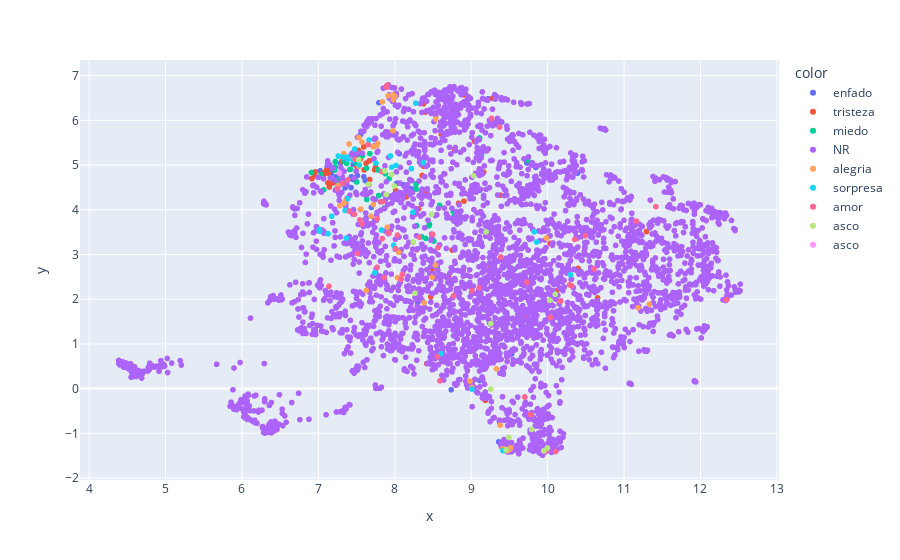

The notebook cell saved with this chart:
### Code cell
fig = px.scatter(x=reduced[:, 0], y=reduced[:, 1], hover_name=nr_names, color=df['macro'])#clustering.labels_)
fig.show()

### Figure 1 — Plotly figure (JSON) as saved in the notebook; plotly's stock layout.template omitted (floating-point values rounded to 4 significant figures; data arrays with more than 128 entries replaced by an {"elided": "..."} marker saying what was removed)
{"data": [{"hovertemplate": "<b>%{hovertext}</b><br><br>color=enfado<br>x=%{x}<br>y=%{y}<extra></extra>", "hovertext": ["rabia", "impotencia", "frustración", "molestia", "enojo", "injusticia", "incomodidad", "inconformidad", "ira", "estres", "disgusto", "violencia", "furia", "indignacion", "odio", "insatisfacción", "destruccion", "desesperación", "represion", "orgullo", "sentimiento", "resentimiento", "conformidad", "abusos", "manipulation", "molesta", "irritabilidad", "obligaciones", "colera", "agresividad", "abuso", "coraje", "engano", "venganza", "enfado", "rebeldia", "impaciencia", "manipulacion", "injusticias", "molestias", "discordia", "frustraciones", "fastidio", "traicion", "burlas", "burla", "destruction", "prepotencia", "hostilidad", "rencor", "insatifacion", "estes", "agravio", "recelo", "presentimiento", "desperacion", "frustascion", "destrucciones", "insastifaccion", "disgustos", "desconsideracion", "insactifaccion", "resentimientos", "envidia"], "legendgroup": "enfado", "marker": {"color": "#636efa", "symbol": "circle"}, "mode": "markers", "name": "enfado", "showlegend": true, "type": "scattergl", "x": [7.166, 7.613, 7.482, 7.122, 7.347, 8.223, 7.114, 9.113, 7.141, 8.057, 7.462, 9.845, 7.231, 9.54, 7.497, 7.52, 10.06, 7.723, 9.388, 7.792, 7.199, 7.429, 10.26, 9.796, 9.112, 9.22, 6.825, 10.47, 8.466, 7.693, 9.726, 7.623, 8.808, 7.35, 7.357, 8.299, 7.553, 9.902, 8.173, 7.024, 7.433, 7.45, 7.288, 9.399, 8.023, 8.11, 8.994, 7.921, 7.51, 7.343, 9.431, 9.528, 8.271, 7.456, 7.21, 9.534, 8.738, 10.39, 9.466, 7.595, 9.481, 9.359, 7.468, 7.428], "xaxis": "x", "y": [4.807, 4.654, 5.196, 5.064, 5.079, 4.464, 4.959, 4.438, 4.863, 5.255, 5.028, 4.947, 4.739, -1.385, 4.627, 5.251, -1.313, 5.134, -1.259, 6.394, 4.631, 4.729, 2.596, 5.014, 0.1815, 6.482, 4.413, 3.448, 0.7003, 4.054, 5.046, 3.814, 1.296, 4.491, 5.127, 1.933, 5.687, -1.339, 4.506, 4.872, 4.739, 4.68, 5.042, 5.964, 4.59, 4.559, 0.06505, 4.292, 4.765, 4.652, -1.283, 0.7759, 4.473, 5.016, 4.618, -1.35, -0.026, 4.82, -1.203, 4.74, -1.289, -1.19, 4.688, 4.496], "yaxis": "y"}, {"hovertemplate": "<b>%{hovertext}</b><br><br>color=tristeza<br>x=%{x}<br>y=%{y}<extra></extra>", "hovertext": ["pena", "abandono", "tristeza", "desesperanza", "dolor", "necesidad", "desilusión", "culpa", "soledad", "malestar", "descontento", "desencanto", "lastima", "desmotivacion", "agobio", "indiferencia", "nostalgia", "desolación", "fracaso", "pesimismo", "amargura", "depresion", "sufrimiento", "desamparo", "desencantado", "resignación", "humillación", "decaimiento", "aislamiento", "incomprensión", "descontentos", "incapacidad", "estancamiento", "ausencia", "descontenta", "pesar", "infelicidad", "pensar", "capacidad", "diferencia", "vacio", "necesidades", "exclusion", "neutralidad", "consternación", "melancolía", "desconsuelo", "arrepentimiento", "desvalorización", "desde", "tristezas", "desaprobación", "independencia", "agonia", "decepciona", "desaliento", "desamparado", "menosprecio", "contrariedad", "desmotivavion", "desvaloracion", "culpas", "duelo", "desamor", "decepciones"], "legendgroup": "tristeza", "marker": {"color": "#EF553B", "symbol": "circle"}, "mode": "markers", "name": "tristeza", "showlegend": true, "type": "scattergl", "x": [9.381, 8.415, 7.104, 7.666, 6.914, 10.4, 7.519, 8.905, 6.95, 7.306, 7.547, 7.506, 9.276, 9.461, 7.129, 7.815, 7.185, 7.563, 8.358, 7.524, 6.961, 6.663, 7.076, 8.782, 8.61, 7.671, 8.373, 8.708, 8.75, 8.153, 8.403, 8.311, 9.162, 8.819, 8.377, 10.03, 7.288, 11.29, 10.12, 9.674, 8.709, 10.65, 9.184, 8.491, 7.593, 7.143, 7.112, 7.195, 8.287, 9.734, 7.067, 7.749, 8.47, 8.418, 8.907, 7.623, 9.041, 8.011, 7.736, 8.608, 9.607, 8.834, 9.237, 7.126, 7.599], "xaxis": "x", "y": [4.327, 4.416, 4.826, 5.096, 4.695, 2.688, 5.287, 4.193, 4.758, 5.083, 5.132, 4.957, 6.494, -1.35, 4.818, 4.178, 4.599, 5.259, 4.768, 5.331, 4.847, 4.055, 4.8, 5.339, 6.162, 4.677, 4.975, 2.52, 3.1, 4.292, 6.184, 4.019, 4.841, 3.699, 6.371, 3.248, 4.575, 3.513, 2.191, 2.384, 0.8663, 2.028, -0.2628, 2.685, 5.406, 4.51, 4.912, 4.922, 3.108, 1.593, 4.827, 4.955, 2.054, 0.5589, 6.567, 5.041, 5.532, 4.431, 4.897, 5.693, -1.399, 4.145, 2.77, 4.6, 4.891], "yaxis": "y"}, {"hovertemplate": "<b>%{hovertext}</b><br><br>color=miedo<br>x=%{x}<br>y=%{y}<extra></extra>", "hovertext": ["angustia", "intranquilidad", "temor", "preocupacion", "inseguridad", "miedo", "ansiedad", "inestabilidad", "terror", "nerviosismo", "inquietud", "desconfianza", "susto", "miedos", "verguenza", "vulnerabilidad", "panico", "desprotección", "fragilidad", "horror", "alarma", "indefenso", "indefensión", "cautela", "intimidación", "estabilidad", "preocupaciones", "insuficiencia", "angustias", "espanto", "fobia", "perturbaciones", "pavor", "pudor", "inquietudes", "inseguridades", "sustos", "suspicacia", "vulnerabilidades", "prevencion", "perturbación", "angusta", "preocupación", "error", "timidez", "desasosiego"], "legendgroup": "miedo", "marker": {"color": "#00cc96", "symbol": "circle"}, "mode": "markers", "name": "miedo", "showlegend": true, "type": "scattergl", "x": [7.038, 7.37, 7.505, 9.599, 8.28, 7.289, 6.838, 8.447, 7.236, 7.221, 7.573, 7.419, 7.778, 7.334, 7.789, 8.586, 8.503, 9.133, 8.453, 7.24, 7.631, 9.109, 8.279, 8.287, 9.74, 8.511, 7.877, 8.784, 6.91, 7.22, 7.067, 8.405, 7.215, 7.86, 7.925, 7.501, 7.85, 7.412, 8.764, 9.967, 8.351, 8.907, 7.674, 9.565, 7.634, 7.33], "xaxis": "x", "y": [4.787, 5.036, 5.019, -1.318, 4.464, 4.67, 4.398, 3.641, 4.466, 5.08, 5.207, 4.905, 4.892, 4.627, 4.319, 4.098, 0.4323, 5.211, 3.673, 4.666, 4.931, 5.606, 4.577, 3.644, 5.114, 3.299, 4.807, 3.877, 4.834, 4.962, 4.445, 3.36, 4.889, 4.037, 4.695, 4.622, 4.86, 4.902, 3.963, -1.305, 3.396, 0.6152, 5.255, 2.67, 4.232, 5.091], "yaxis": "y"}, {"hovertemplate": "<b>%{hovertext}</b><br><br>color=NR<br>x=%{x}<br>y=%{y}<extra></extra>", "hovertext": {"elided": "3756 str values"}, "legendgroup": "NR", "marker": {"color": "#ab63fa", "symbol": "circle"}, "mode": "markers", "name": "NR", "showlegend": true, "type": "scattergl", "x": {"elided": "3756 float values"}, "xaxis": "x", "y": {"elided": "3756 float values"}, "yaxis": "y"}, {"hovertemplate": "<b>%{hovertext}</b><br><br>color=alegria<br>x=%{x}<br>y=%{y}<extra></extra>", "hovertext": ["esperanza", "felicidad", "contento", "esperanzado", "alegria", "satisfaccion", "tranquilidad", "esperanzas", "empoderamiento", "contentos", "optimismo", "gusto", "calma", "speranza", "motivacion", "autonomia", "animo", "ilusion", "dignidad", "entusiasmo", "libertad", "alivio", "euforia", "despreocupación", "firmeza", "satisfaction", "pasion", "entusiasmado", "logros", "inspiracion", "felicidades", "arrojo", "liberta", "certeza", "logro", "comodidad", "plenitud", "fascinación", "delete", "motivation"], "legendgroup": "alegria", "marker": {"color": "#FFA15A", "symbol": "circle"}, "mode": "markers", "name": "alegria", "showlegend": true, "type": "scattergl", "x": [7.774, 7.257, 7.98, 7.975, 7.401, 9.412, 7.336, 7.764, 7.626, 7.98, 7.571, 8.532, 7.281, 7.718, 9.468, 9.378, 8.489, 7.912, 8.05, 7.53, 8.033, 8.536, 7.332, 7.72, 7.903, 8.983, 9.503, 7.999, 11.18, 9.517, 7.836, 7.689, 8.384, 9.984, 11.33, 7.554, 7.362, 7.531, 9.33, 9.007], "xaxis": "x", "y": [5.484, 4.541, 6.568, 5.767, 5.47, -1.342, 4.147, 5.438, 2.197, 6.464, 5.514, 2.763, 4.094, 5.407, -1.393, -0.818, 2.492, 6.552, 3.052, 5.616, 2.48, 6.031, 5.257, 4.118, 3.612, 0.1678, -1.355, 6.539, 1.809, -1.324, 6.414, 3.855, 1.92, 3.368, 1.886, 4.016, 4.221, 4.976, 0.4429, 0.02584], "yaxis": "y"}, {"hovertemplate": "<b>%{hovertext}</b><br><br>color=sorpresa<br>x=%{x}<br>y=%{y}<extra></extra>", "hovertext": ["sorpresa", "impacto", "incredulidad", "desconcierto", "reflexion", "confusion", "shock", "asombro", "desorientación", "duda", "normalidad", "curiosidad", "sorpresas", "urgencia", "inesperado", "expectación", "impresion", "estupor", "perplejidad", "intriga", "impresiones", "anormalidad", "ambivalencia", "alteración", "incongruencia", "escepticismo", "alteraciones", "traumático", "maravillado", "increible", "coherencia", "indecisión"], "legendgroup": "sorpresa", "marker": {"color": "#19d3f3", "symbol": "circle"}, "mode": "markers", "name": "sorpresa", "showlegend": true, "type": "scattergl", "x": [8.016, 9.825, 7.322, 7.452, 7.738, 9.01, 7.175, 7.382, 7.943, 9.856, 7.349, 7.534, 7.958, 10.3, 8.217, 7.663, 9.414, 7.26, 7.376, 7.383, 7.365, 7.01, 7.827, 7.126, 8.237, 7.476, 7.015, 8.607, 8.275, 8.372, 7.984, 7.754], "xaxis": "x", "y": [4.991, 3.506, 5.175, 5.11, 2.591, -0.0108, 3.855, 5.128, 5.204, 3.279, 3.985, 5.003, 4.953, 2.548, 4.92, 5.561, -1.384, 5.201, 5.175, 4.247, 3.366, 3.558, 3.547, 3.464, 3.945, 5.359, 3.521, 0.7819, 6.385, 5.058, 3.206, 5.041], "yaxis": "y"}, {"hovertemplate": "<b>%{hovertext}</b><br><br>color=amor<br>x=%{x}<br>y=%{y}<extra></extra>", "hovertext": ["confianza", "agradecimiento", "apoyo", "unidad", "seguridad", "empata", "justicia", "respeto", "amor", "gratitud", "tolerancia", "paz", "compromiso", "deseo", "respecto", "paciencia", "aprobacion", "fortaleza", "solidaridad", "intimidados", "comprensión", "sensibilidad", "admiración", "aceptación", "cercana", "grado", "agrado", "interes", "deseos", "valoracion", "apego", "afecto", "consideración", "serenidad", "solidaria", "intimidado", "pertenencia", "cercanias", "interesa", "agradecimientos", "cuidados", "honorabilidad", "templanza", "insensibilidad", "generosidad", "armonia", "intimidad", "carino", "integridad", "cuidado", "introspección", "compromisos"], "legendgroup": "amor", "marker": {"color": "#FF6692", "symbol": "circle"}, "mode": "markers", "name": "amor", "showlegend": true, "type": "scattergl", "x": [7.769, 7.894, 10.61, 10.04, 9.01, 12.34, 8.566, 8.321, 7.245, 7.901, 8.034, 8.082, 10.35, 11.42, 10.29, 7.542, 10.1, 9.105, 7.769, 9.371, 8.24, 7.919, 7.479, 7.828, 9.729, 9.387, 7.65, 9.776, 7.385, 9.98, 8.493, 7.318, 10.31, 7.404, 7.864, 9.266, 8.767, 9.702, 11.16, 7.893, 7.138, 7.836, 7.472, 7.838, 7.569, 8.591, 8.099, 8.559, 8.01, 10.17, 7.51, 10.49], "xaxis": "x", "y": [3.802, 6.775, 2.675, 1.594, 2.193, 1.986, 3.156, 3.389, 4.472, 6.785, 3.434, 2.447, 3.337, 4.07, 2.322, 3.775, -1.406, 2.256, 2.713, 5.848, 3.277, 3.481, 5.13, 4.854, 2.381, 2.944, 5.458, -0.5825, 4.669, -1.394, 3.451, 4.593, 2.299, 3.972, 2.481, 6.045, 2.073, -0.1865, 3.746, 6.74, 2.29, 3.356, 3.899, 4.18, 3.686, 0.1748, 2.556, 0.7169, 3.13, 1.958, 3.022, 3.42], "yaxis": "y"}, {"hovertemplate": "<b>%{hovertext}</b><br><br>color=asco <br>x=%{x}<br>y=%{y}<extra></extra>", "hovertext": ["rechazo", "contingencia", "intolerancia", "emocion", "discriminacion", "desagrado", "evasion", "repudio", "desapego", "apartamiento", "separacion", "desprecio", "discrepancia", "distanciamiento", "version", "empoderacion", "contención", "censura", "contingencias", "oposicion"], "legendgroup": "asco ", "marker": {"color": "#B6E880", "symbol": "circle"}, "mode": "markers", "name": "asco ", "showlegend": true, "type": "scattergl", "x": [7.958, 10.1, 7.653, 9.456, 9.029, 7.53, 9.79, 7.87, 7.888, 8.264, 9.948, 7.994, 8.483, 8.239, 9.256, 9.489, 9.256, 9.194, 10.03, 9.997], "xaxis": "x", "y": [4.789, 2.11, 4.57, -1.366, 4.763, 5.118, -0.9116, 4.868, 4.34, 2.135, -1.392, 4.532, 3.9, 3.28, -0.009395, -1.089, 1.455, 3.505, 1.976, -1.327], "yaxis": "y"}, {"hovertemplate": "<b>%{hovertext}</b><br><br>color=asco<br>x=%{x}<br>y=%{y}<extra></extra>", "hovertext": ["asco"], "legendgroup": "asco", "marker": {"color": "#FF97FF", "symbol": "circle"}, "mode": "markers", "name": "asco", "showlegend": true, "type": "scattergl", "x": [7.275], "xaxis": "x", "y": [4.819], "yaxis": "y"}], "layout": {"legend": {"title": {"text": "color"}, "tracegroupgap": 0}, "margin": {"t": 60}, "xaxis": {"anchor": "y", "domain": [0, 1], "title": {"text": "x"}}, "yaxis": {"anchor": "x", "domain": [0, 1], "title": {"text": "y"}}}}
